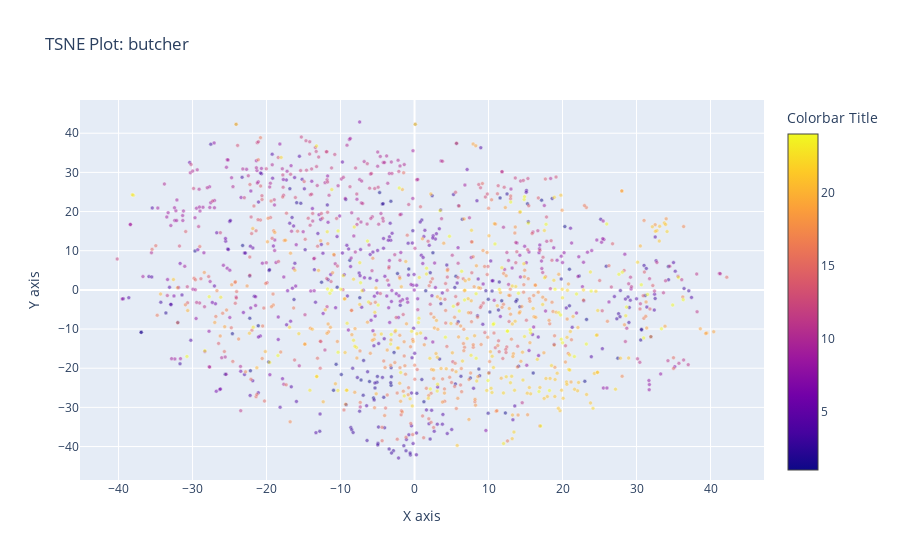
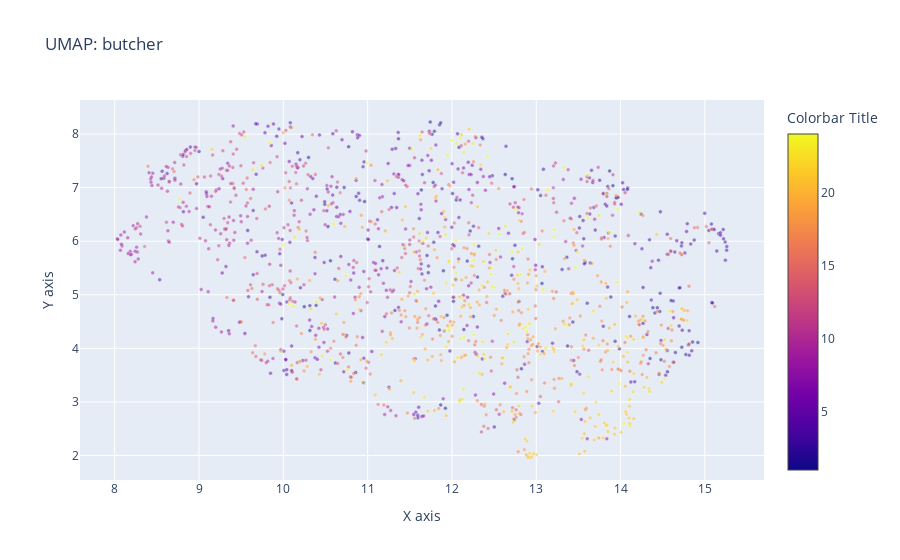

Write notebook code for charts like these, in order.
### Code cell
title='butcher'

tsne_plot(df_processed[title],title=title)
umap_plot(df_processed[title],title=title)
dub_heat_matrix=heatmap_plot(df_processed[title],title=title)

### Figure 1 — Plotly figure (JSON) as saved in the notebook; plotly's stock layout.template omitted (floating-point values rounded to 4 significant figures; data arrays with more than 128 entries replaced by an {"elided": "..."} marker saying what was removed)
{"data": [{"hoverinfo": "text", "marker": {"color": {"elided": "1371 int values"}, "colorbar": {"title": {"text": "Colorbar Title"}}, "line": {"color": "white", "width": 0.5}, "opacity": 0.5, "size": 4}, "mode": "markers", "text": {"elided": "1371 int values"}, "type": "scatter", "x": {"elided": "1371 float values"}, "y": {"elided": "1371 float values"}}], "layout": {"autosize": true, "hovermode": "closest", "title": {"text": "TSNE Plot: butcher"}, "xaxis": {"autorange": true, "range": [-45.33, 47.35], "title": {"text": "X axis"}, "type": "linear"}, "yaxis": {"autorange": true, "range": [-49.53, 49.46], "title": {"text": "Y axis"}, "type": "linear"}}}

### Figure 2 — Plotly figure (JSON) as saved in the notebook; plotly's stock layout.template omitted (floating-point values rounded to 4 significant figures; data arrays with more than 128 entries replaced by an {"elided": "..."} marker saying what was removed)
{"data": [{"hoverinfo": "text", "marker": {"color": {"elided": "1371 int values"}, "colorbar": {"title": {"text": "Colorbar Title"}}, "line": {"color": "white", "width": 0.5}, "opacity": 0.5, "size": 4}, "mode": "markers", "text": {"elided": "1371 int values"}, "type": "scatter", "x": {"elided": "1371 float values"}, "y": {"elided": "1371 float values"}}], "layout": {"autosize": true, "hovermode": "closest", "title": {"text": "UMAP: butcher"}, "xaxis": {"autorange": true, "range": [7.578, 15.71], "title": {"text": "X axis"}, "type": "linear"}, "yaxis": {"autorange": true, "range": [1.47, 8.708], "title": {"text": "Y axis"}, "type": "linear"}}}
